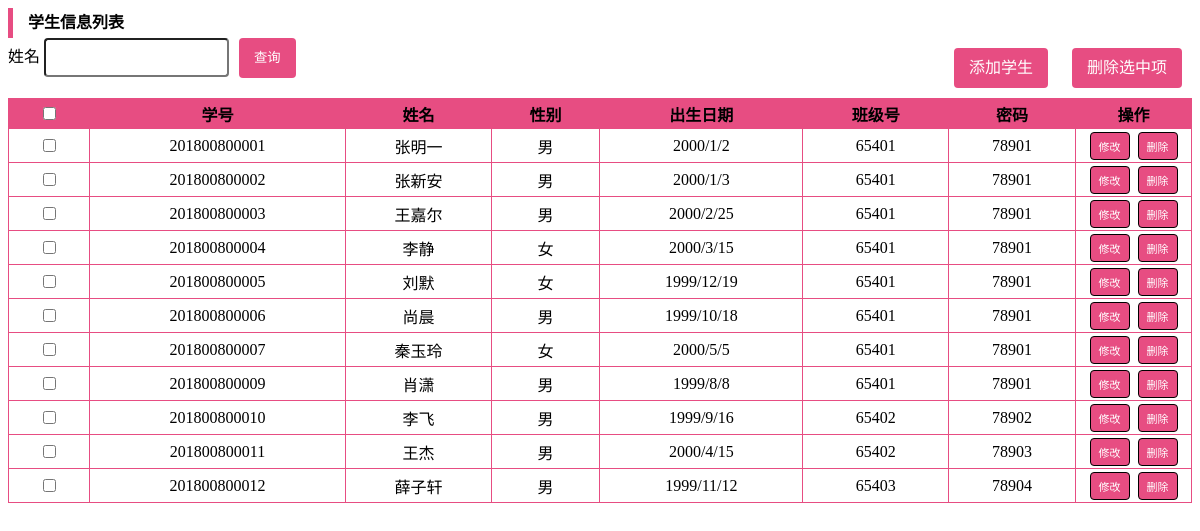
The app's page /studentlist with its own data.
### tables this page shows
CREATE TABLE t_student_info(
student_num char(12) primary key,
student_name nvarchar(10),
sex nchar(1) check(sex in ('男','女')),
birth_date char(10),
sp_num char(5),
class_num char(5),
pwd char(16) check(length(pwd) > 5 and length(pwd) < 17)
);

### web.py (the view)
@app.route('/studentlist', methods=['POST', 'GET'])
def studentlist():
    r = request.args.get('result', '')
    result,_ = GetSql2("select * from t_student_info")
    print(result)
    return render_template("man_student_cap.html", results=result, result=r)

### sql/sqlite3.py (called while the page is built)
def OpenDatabase():
    database = "./sql/database.db"
    conn = sqlite3.connect(database)
    return conn

def GetSql(conn, sql):
    cur = conn.cursor()
    cur.execute(sql)
    fields = []
    for field in cur.description:
        fields.append(field[0])
    result = cur.fetchall()
    cur.close()
    return result, fields

def CloseDb(conn):
    conn.close()

def GetSql2(sql):
    conn = OpenDatabase()
    result, fields = GetSql(conn, sql)
    CloseDb(conn)
    return result, fields

### templates/man_student_cap.html (shortened to what this page needs)
<!DOCTYPE html>
<html lang="en">
<head>
    <link rel="stylesheet" type="text/css" href="static/css/manager.css">
</head>
<body class="mybody">
    <div class="mydiv">
        <div style="font-family:'Times New Roman';line-height: 30px;overflow-y: hidden;clear: both;">
            <div style="font-family:'Times New Roman';float: left;width: 5px;height: 30px;background: RGBA(231, 77, 130, 1);"></div>
            <span style="font-family:'Times New Roman';float: left;margin-left: 15px;font-weight: bold;">学生信息列表</span>
        </div>
        <div class="head">
            <div style="font-family:'Times New Roman';float:left;">
                <form class="form-inline" action="{{url_for('selectCourse')}}" method="post">
                    <div class="form-group">
                        <label for="kehao">姓名</label>
                        <input type="text" name="姓名">
                    </div>
                    <button type="submit" class="button_cha rtbtn">查询</button>
                </form>
            </div>
            <div style="font-family:'Times New Roman';float:right;">
                <a class="button rtbtn" href="{{url_for('add_student')}}">添加学生</a>
                <a class="button rtbtn" href="javascript:void(0);" id="delselected">删除选中项</a>
            </div>
        </div>
        <form id="form" action="{{url_for('deleteCource')}}" method="post">
            <table border="1" class="table">
                <tr class="tr">
                    <th class="myth"><input type="checkbox" id="firstcb"></th>
                    <th class="myth">学号</th>
                    <th class="myth">姓名</th>
                    <th class="myth">性别</th>
                    <th class="myth">出生日期</th>
                    <th class="myth">班级号</th>
                    <th class="myth">密码</th>
                    <th style="font-family:'Times New Roman';width: 101px">操作</th>
                </tr>
                {% for r in results %}
                <tr>
                    <td class="mytd"><input type="checkbox" name="couid" value="{{r[0]}}+{{r[1]}}+{{r[2]}}"></td>
                    <td class="mytd">{{r[0]}}</td>
                    <td class="mytd">{{r[1]}}</td>
                    <td class="mytd">{{r[2]}}</td>
                    <td class="mytd">{{r[3]}}</td>
                    <td class="mytd">{{r[4]}}</td>
                    <td class="mytd">{{r[5]}}</td>
                    <td class="mytd"><a href="{{url_for('updateCourcePage')}}?kehao={{r[0]}}&kexuhao={{r[1]}}&tea={{r[2]}}" class="buttons rtbtn2">修改</a>&nbsp;
                        <a class="buttons rtbtn2" href="{{url_for('deleteCource')}}?kehao={{r[0]}}&kexuhao={{r[1]}}&tea={{r[2]}}">删除</a></td>
                    </tr>
                    {% endfor %}
                </table>
            </form>
        </div>
</body>
</html>

### static/css/manager.css (style rules this page uses)
.head { width:100%; clear:both; }
.table { width:100%; border-collapse:collapse; clear:both; }
.table td, .table th { border:1px solid RGBA(231, 77, 130, 1); padding:3px 7px 2px 7px; text-align: center; }
.table th { background-color: RGBA(231, 77, 130, 1); }
.button { background-color: #2379bc; border:none; color:white; text-align:center; text-decoration: none; display:inline-block; border-radius: 4px; padding:8px 10px; margin:10px; }
.buttons { text-decoration: none; border-radius: 4px; text-align: center; border: 1px solid black; display:inline-block; padding:5px 8px; }
.form-group { float:left; margin-right: 10px; }
.form-group input { line-height: 2.5; border-radius: 4px; }
.button_cha { background-color: #2379bc; border:none; color:white; text-align:center; text-decoration: none; display:inline-block; border-radius: 4px; padding:8px 10px; }
.rtbtn { background: RGBA(231, 77, 130, 1)!important; padding: 0px 15px!important; height: 40px;line-height: 40px; }
.rtbtn2 { background: RGBA(231, 77, 130, 1)!important; color: white; font-size: 11px }

### records on screen
t_student_info: student_num "201800800001", student_name "张明一", sex "男", birth_date "2000/1/2", sp_num "65401", class_num "78901"
t_student_info: student_num "201800800002", student_name "张新安", sex "男", birth_date "2000/1/3", sp_num "65401", class_num "78901"
t_student_info: student_num "201800800003", student_name "王嘉尔", sex "男", birth_date "2000/2/25", sp_num "65401", class_num "78901"
t_student_info: student_num "201800800004", student_name "李静", sex "女", birth_date "2000/3/15", sp_num "65401", class_num "78901"
t_student_info: student_num "201800800005", student_name "刘默", sex "女", birth_date "1999/12/19", sp_num "65401", class_num "78901"
t_student_info: student_num "201800800006", student_name "尚晨", sex "男", birth_date "1999/10/18", sp_num "65401", class_num "78901"
t_student_info: student_num "201800800007", student_name "秦玉玲", sex "女", birth_date "2000/5/5", sp_num "65401", class_num "78901"
t_student_info: student_num "201800800009", student_name "肖潇", sex "男", birth_date "1999/8/8", sp_num "65401", class_num "78901"
t_student_info: student_num "201800800010", student_name "李飞", sex "男", birth_date "1999/9/16", sp_num "65402", class_num "78902"
t_student_info: student_num "201800800011", student_name "王杰", sex "男", birth_date "2000/4/15", sp_num "65402", class_num "78903"
t_student_info: student_num "201800800012", student_name "薛子轩", sex "男", birth_date "1999/11/12", sp_num "65403", class_num "78904"
